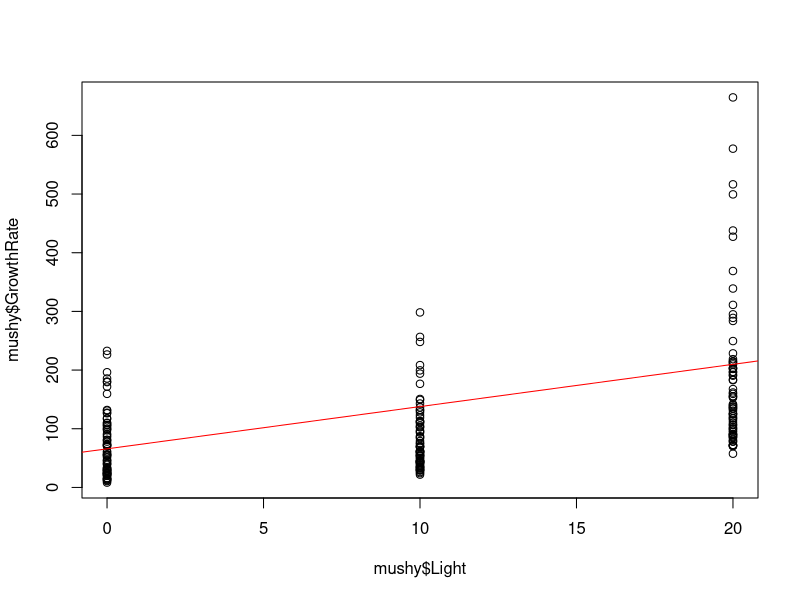
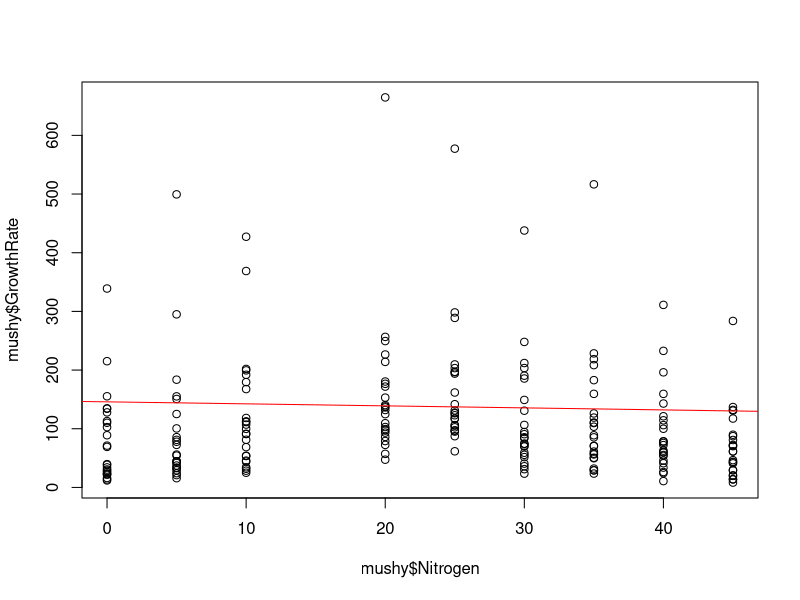

Recreate these plots in R, in order. (Note: this script raises an error after producing the figures.)
library(modelr) 
library(broom) 
library(dplyr) 
library(tidyr)
library(fitdistrplus)



mushy <- read.csv("./mushroom_growth.csv")
glimpse(mushy)




modlight = aov(GrowthRate ~ Light * Species, data = mushy)
summary(modlight)
plot(mushy$GrowthRate ~ mushy$Light)
abline(modlight, col="Red")

modN = lm(GrowthRate ~ Nitrogen * Species, data = mushy)
plot(mushy$GrowthRate ~ mushy$Nitrogen)
abline(modN, col="Red")
summary(modN)

modHum = aov(GrowthRate ~ Humidity*Species, data = mushy)
summary(modHum)
plot(mushy$GrowthRate ~ mushy$Humidity)
abline(modHum, col="Red")

modtemp = lm(GrowthRate ~ Temperature*Species, data = mushy)
summary(modtemp)
plot(mushy$GrowthRate ~ mushy$Temperature)
abline(modtemp, col="Red")





mean_sq_err <- c((Light = (mean(modlight$residuals)^2)),
                 (Nitrogen = (mean(modN$residuals)^2)),
                 (Humidity = (mean(modHum$residuals)^2)),
                 (Temperature = (mean(modtemp$residuals)^2)))

names(mean_sq_err) <- c("modlight","Nitrogen","Humidity","Temperature")


str(mean_sq_err)

mean(residuals(modHum)^2)
modlight
modN
modtemp

bestmodel <- which(mean_sq_err == min(mean_sq_err))
bestmodel <- get(names(mean_sq_err)[bestmodel])





preds = add_predictions(mushy, bestmodel) 
glimpse(preds)

preds[1:4,c()]
unique(mushy$Species)
intensity = data.frame(Light = rep(c(15,25,30,35),2),
                       Species = rep(unique(mushy$Species),each=4))
predictions = predict(bestmodel, newdata = intensity)

plot(mushy$GrowthRate ~ mushy$Light,xlim=c(0,40),ylim=c(0,900))
  points(x=intensity$Light,y=predictions, col="Red")
  abline(bestmodel)
